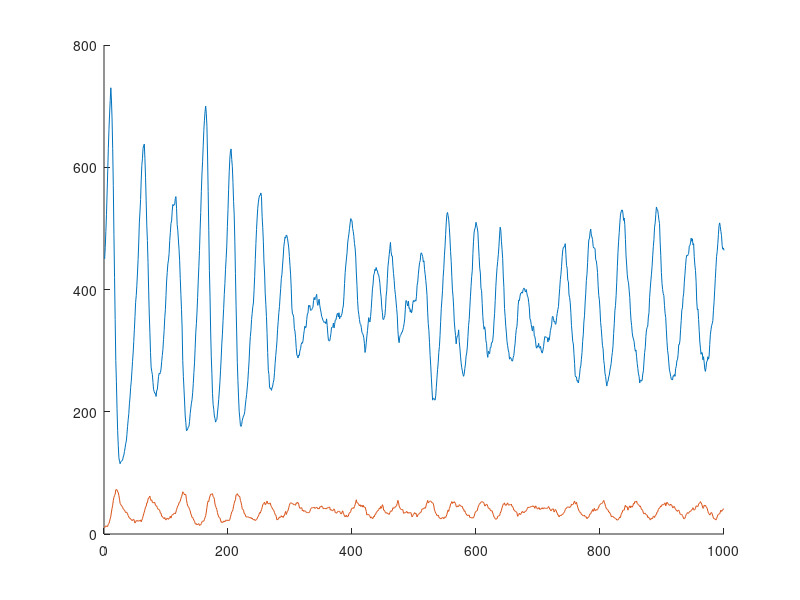

This chart was generated by the following MATLAB code:
%%%%%%%%%%%%%%%%%%%%%%%%%%%%%%%%%%%%%%%%%%%%%%%%%%%%%%%%%%%%%%%%%%%%%%%%%%
% metacommunity predator-prey model with evolving partners
% model aims to look at effects of predator evolution on coexistence of
% prey, and or predators
%
% writen by Tim Farkas, 2015/16 after Mark Urban model 2009
%%%%%%%%%%%%%%%%%%%%%%%%%%%%%%%%%%%%%%%%%%%%%%%%%%%%%%%%%%%%%%%%%%%%%%%%%%

%% initialize script

clear all

%% input model parameters

npreysp = 1; % number of prey species
npredsp = 1; % number of predator species

npredsites = 100; % maximum number of predators 
maxprey = 9; % size of predator territory (max number of prey to attack)

mort = [0.1]; % baseline predator mortality rates
%mort = [0.1] .* ones(1, npredsp);

ceff = [0.1]; % predator-prey conversion efficiencies, cols prey, row pred
%ceff = [0.1] .* ones(npredsp, npreysp);

attkm = [0.5]; % attack rate matrix, cols prey, rows predators
%attkm = [0.5] .* ones(npredsp, npreysp); 

birt = [0.1]; % prey birth rates
%birt = [0.1] .* ones(1, npreysp);

% starting number of prey and predators
% nprey = [200]
% npred = [20]

%% derived quantities

npreysites = npredsites * maxprey; % number of microsites per habitat
nprey = ceil(npreysites / 2 / npreysp * ones(1, npreysp)); 
npred = ceil(npredsites / 10 / npredsp * ones(1, npredsp)); 
maxint = npredsp * npreysp * npreysites; % max p-p interactions

% make 3D attack rate array, where rows now are sites, cols still prey, 
% and z-dimension is predator species (a for array)
attka = repelem(permute(attkm, [3 2 1]), npreysites, 1, 1); 

%% initialize matrices to follow occupancy/abundance in sites

preyocc = zeros(npreysites, npreysp); % occupancy of prey at their sites
predoccp = zeros(npredsites, npredsp); % occupancy of predators

% set initial locations of prey and predators
preyloc = datasample(1:npreysites, sum(nprey), 'Replace', false); % prey
sampvec = repelem(1:npreysp, nprey);
lind = preyloc + (sampvec - 1) * size(preyocc, 1); % get linear indices
preyocc(lind) = 1; % fill in prey

predloc = datasample(1:npredsites, sum(npred), 'Replace', false); % predators
sampvec = repelem(1:npredsp, npred);
lind = predloc + (sampvec - 1) * size(predoccp, 1); % get linear indices
predoccp(lind) = 1; % fill in predators

% make prey-site sized matrix showing which sites are threatened by the
% presence of a predator

%% start time loop
time = 1000;

% output matrices
outpred = zeros(time, npredsp + 1); % open predator matrix
outprey = zeros(time, npreysp + 1); % open prey matrix
outpred(:, 1) = time; % input time
outprey(:, 1) = time; % input time
outpred(1, 2:npredsp+1) = npred; % input starting predator abundances
outprey(1, 2:npreysp+1) = nprey; % input starting prey abundances

for i = 2:time;
    
    %% reformat predator and prey matrices
    
    predocc = permute(predoccp, [1 3 2]); % z-dimension predator species
    predocc3D = repelem(predocc, maxprey, 1, 1);
    predocc = permute(predocc3D, [1, 3, 2]);
   
    predoccrep = repmat(predocc3D, 1, npreysp, 1); % expand for all prey sp.
   
    % expand for pred sp.
    preyoccrep = repmat(preyocc, 1, 1, npredsp);
    
    %% predators eat some prey
      
    meet = preyoccrep .* predoccrep; % check for predator-prey encounters
    
    % random numbers to check against attack rate
    thresh = reshape(rand(maxint, 1), [npreysites, npreysp, npredsp]);
    predate = thresh .* meet > (1 - attka); % find successful predation
    preyocc(find(sum(predate, 3) == 1)) = 0; % kill eaten prey
    
    % number each prey sp. (cols) eat by each pred sp. (rows)
    neat = permute(sum(predate, 1), [3, 2, 1]);
    
    % background predator mortality
    % need to make this a fitness based mortality
    
    predoccp(find(rand(npredsites, npredsp) .* predoccp > ...
        (1 - mort(:, 1))),1) = 0;
    predocc = permute(predoccp, [1 3 2]); % z-dimension predator species
    predocc3D = repelem(predocc, 2, 1, 1);
    predocc = permute(predocc3D, [1, 3, 2]);
    
    %% prey and predators have offspring and randomly fill sites
    
    % prey
    openprey = find(sum(preyocc, 2) == 0); % indices for open sites
    preyoff = ceil(birt .* sum(preyocc, 1)); % number of prey offspring
    maxoff = min([length(openprey), sum(preyoff)]); % max no. offspring
    sampvec = repelem(1:npreysp, preyoff);
    
    if length(openprey) > sum(preyoff) % more sites than offspring
        
        % randomly select sites to fill
        openprey = datasample(openprey, maxoff, 'Replace', false);
        
    elseif length(openprey) < sum(preyoff) % more offspring than sites
        
        % randomly select offspring to populate site
        sampvec = datasample(sampvec, maxoff, 'Replace', false);
        
    end
    
    lind = openprey' + (sampvec - 1) * size(preyocc, 1); % get linear indices
    preyocc(lind) = 1; % fill in prey
    
    % predators
    openpred = find(sum(predoccp, 2) == 0); % indices for open sites
    predoff = sum(ceil(ceff .* neat), 2); % number of predator offspring
    maxoff = min([length(openpred) sum(sum(predoff))]);
    sampvec = repelem(1:npredsp, predoff);
    
    if length(openpred) > sum(predoff) % more sites than offspring
        
        % randomly select sites to fill
        openpred = datasample(openpred, maxoff, 'Replace', false);
        
    elseif length(openpred) < sum(predoff) % more offspring than sites
        
        % randomly select offspring to populate site
        sampvec = datasample(sampvec, maxoff, 'Replace', false);
        
    end
    
    lind = openpred' + (sampvec - 1) * size(predoccp, 1); % get linear indices
    predoccp(lind) = 1; % fill in prey
    
    outpred(i, 2:npredsp + 1) = sum(predoccp);
    outprey(i, 2:npredsp + 1) = sum(preyocc);
end

hold on
plot(1:time, outprey(:,2))
plot(1:time, outpred(:,2))
hold off